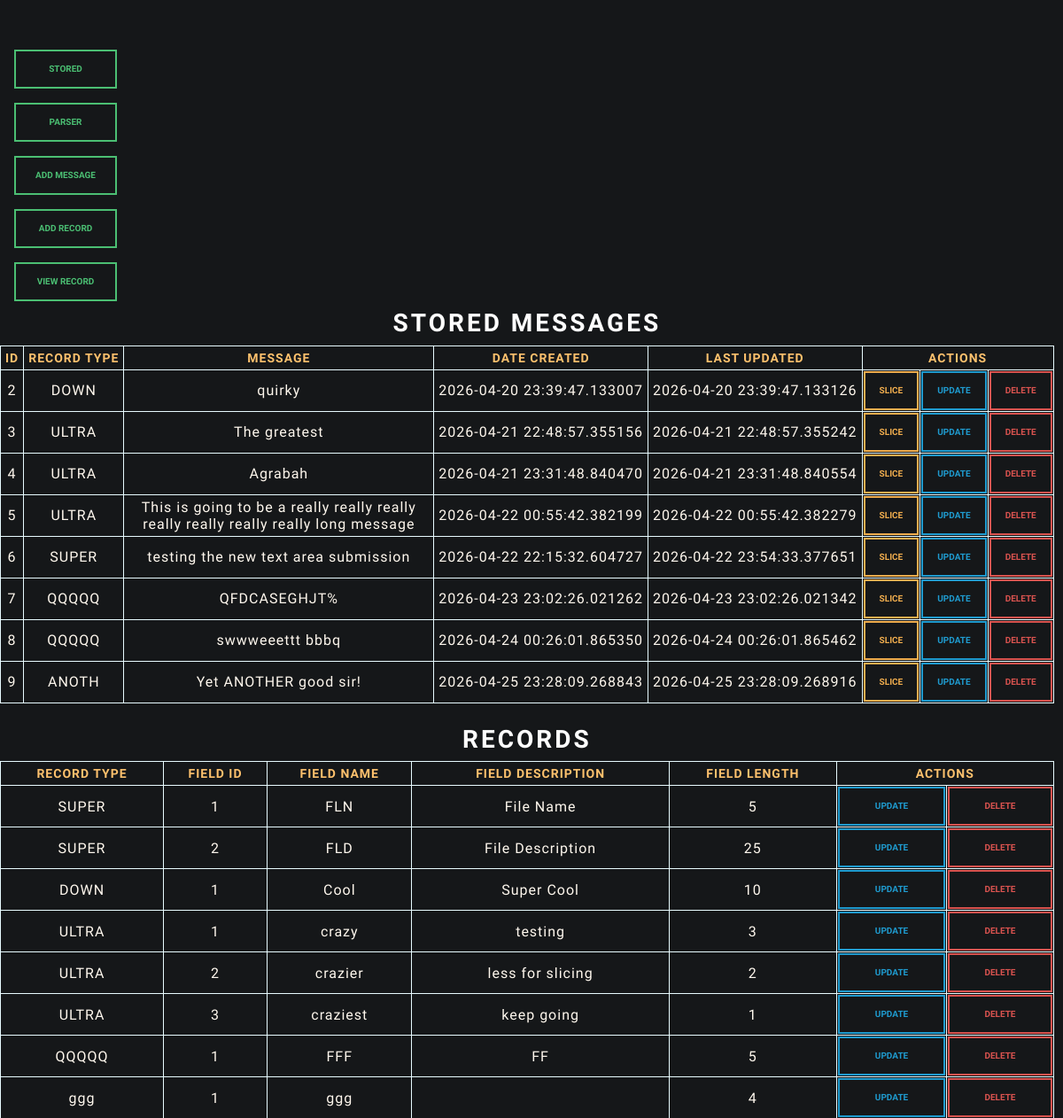
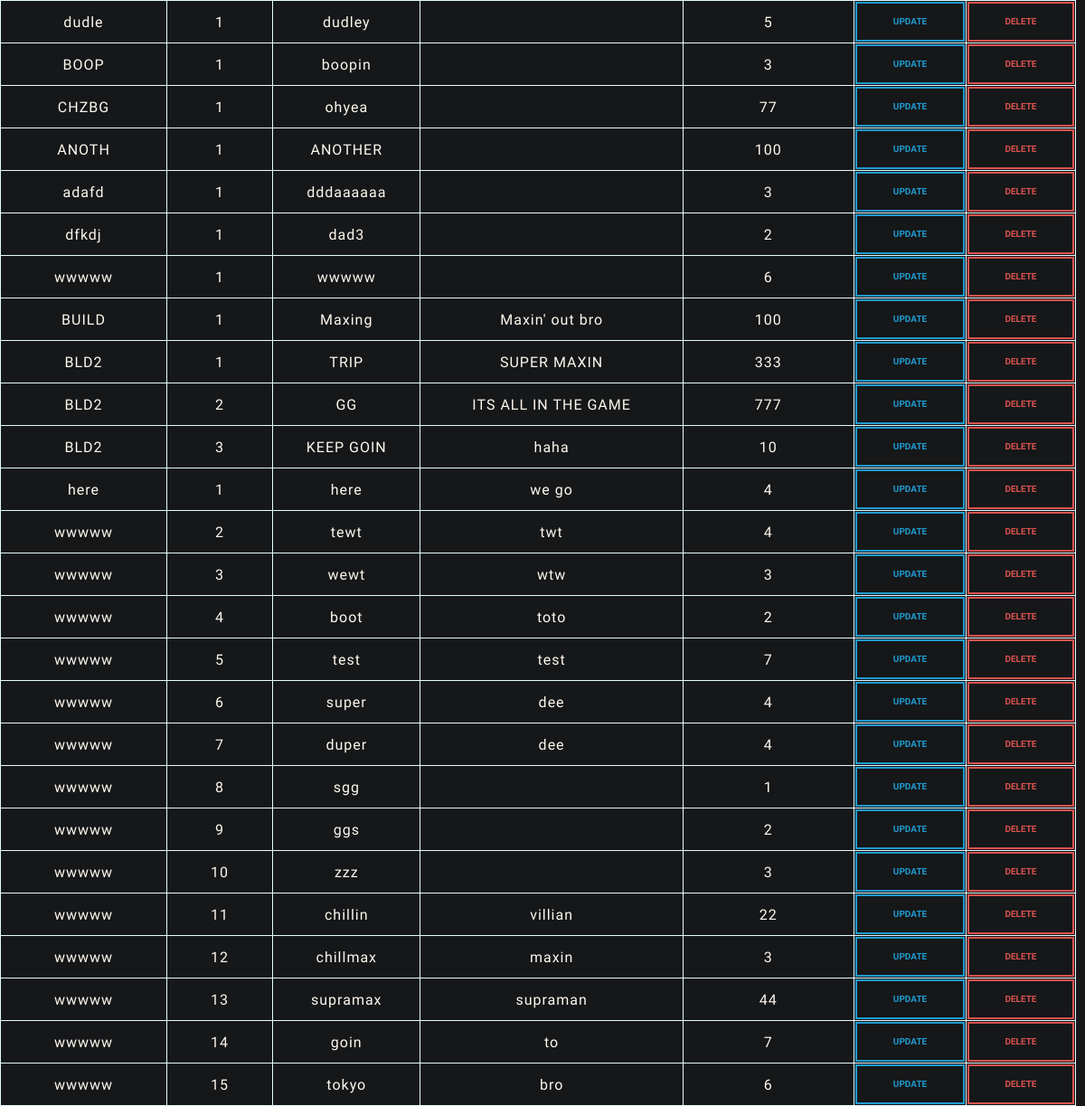
The page / on the database its author committed (2 pictures, top to bottom).
### app.py (models this page shows, shortened)
class Message(db.Model):
    __tablename__ = "messages"
    id = db.Column(db.Integer, primary_key=True)
    record_type = db.Column(db.String(5), db.ForeignKey('records.record_type', name='fk_record_record_type'))
    message = db.Column(db.String(300), unique=False, nullable=False)
    date_created = db.Column(db.DateTime, nullable=False, default=datetime.now())
    last_updated = db.Column(db.DateTime, default=datetime.now())

class Record(db.Model):
    __tablename__ = "records"
    record_type = db.Column(db.String(5), primary_key=True)
    field_id = db.Column(db.Integer, primary_key=True)
    field_name = db.Column(db.String(25))
    field_description = db.Column(db.String(75))
    field_length = db.Column(db.Integer)

### app.py (the view)
@app.route('/')
def index():
    messages = Message.query.all()
    records = Record.query.all()
    return render_template('index.html', messages=messages, records=records)

### templates/index.html (shortened to what this page needs)
<html>
    <head>
        <link rel="stylesheet" href="{{ url_for('static', filename='bootstrap.min.css')}}" />
        <link rel="stylesheet" href="{{ url_for('static', filename='style.css')}}" />
    </head>
    <body>
        <div class="containter text-center">
            <div class="row">
                <div class="col-2 d-flex justify-content-center">
                    <nav class="nav flex-column w-100 ms-auto">
                        {% include 'nav.html' %}
                    </nav>
                </div>
                    <div class="col-md-auto">
                        <h2>Stored Messages</h2>
                    <table>
                        <thead>
                            <th>ID</th>
                            <th>Record Type</th>
                            <th>Message</th>
                            <th>Date Created</th>
                            <th>Last Updated</th>
                            <th colspan="3">Actions</th>
                        </thead>
                        <tbody>
                        {% for data in messages %}
                            <tr>
                            <td>{{data.id}}</td>
                            <td>{{data.record_type}}</td>
                            <td class="message">{{data.message}}</td>
                            <td class="time">{{data.date_created}}</td>
                            <td class="time">{{data.last_updated}}</td>
                            <td><a href="/slicer/{{data.id}}"><button type="button" class="btn btn-outline-warning btn-sm">Slice</button></a></td>
                            <td><a href="/update/{{data.id}}"><button type="button" class="btn btn-outline-info btn-sm">Update</button></a></td>
                            <td><a href="/delete/{{data.id}}"><button type="button" class="btn btn-outline-danger btn-sm">Delete</button></a></td>
                            </tr>
                        {% endfor %}
                        </tbody>
                    </table>
                    <br />
                        <h2>Records</h2>
                    <table>
                        <thead>
                            <th>Record Type</th>
                            <th>Field ID</th>
                            <th>Field Name</th>
                            <th>Field Description</th>
                            <th>Field Length</th>
                            <th colspan="2">Actions</th>
                        </thead>
                        <tbody>
                        {% for data in records %}
                            <tr>
                            <td>{{data.record_type}}</td>
                            <td>{{data.field_id}}</td>
                            <td>{{data.field_name}}</td>
                            <td>{{data.field_description}}</td>
                            <td>{{data.field_length}}</td>
                            <td><a href="/update_field/{{data.record_type}}/{{data.field_id}}"><button type="button" class="btn btn-outline-info btn-sm">Update</button></a></td>
                            <td><a href="/delete/{{data.record_type}}/{{data.field_id}}"><button type="button" class="btn btn-outline-danger btn-sm">Delete</button></a></td>
                            </tr>
                        {% endfor %}
                        </tbody>
                    </table>
                    </div>
            </div>
        </div>
    </body>
</html>

### static/style.css (style rules this page uses)
body { background-color: #151719; }
h2 { color: #FFFFFF; }
table { border-width: 1px; border-style: solid; border-color: #E8FBFF; border-collapse: collapse; min-width: 800px; width: 100%; }
th { color: #fdc16d; border-width: 1px; border-style: solid; border-color: #E8FBFF; text-align: center; padding: 5px; }
td { color: #FFF8EE; border-width: 1px; border-style: solid; border-color: #E8FBFF; text-align: center; text-wrap: pretty; word-wrap: break-word; max-width: 350px; height: 47px; }
td.time { padding: 5px; }
a { color: lightgreen; width: 100%; height: 100%; }
button { height: 100%; width: 100% }

### rows shown on the page
Message: id "2", record_type "DOWN", message "quirky", date_created "2026-04-20 23:39:47.133007", last_updated "2026-04-20 23:39:47.133126"
Message: id "3", record_type "ULTRA", message "The greatest", date_created "2026-04-21 22:48:57.355156", last_updated "2026-04-21 22:48:57.355242"
Message: id "4", record_type "ULTRA", message "Agrabah", date_created "2026-04-21 23:31:48.840470", last_updated "2026-04-21 23:31:48.840554"
Message: id "5", record_type "ULTRA", message "This is going to be a really really really really really really really long message", date_created "2026-04-22 00:55:42.382199", last_updated "2026-04-22 00:55:42.382279"
Message: id "6", record_type "SUPER", message "testing the new text area submission", date_created "2026-04-22 22:15:32.604727", last_updated "2026-04-22 23:54:33.377651"
Message: id "7", record_type "QQQQQ", message "QFDCASEGHJT%", date_created "2026-04-23 23:02:26.021262", last_updated "2026-04-23 23:02:26.021342"
Message: id "8", record_type "QQQQQ", message "swwweeettt bbbq", date_created "2026-04-24 00:26:01.865350", last_updated "2026-04-24 00:26:01.865462"
Message: id "9", record_type "ANOTH", message "Yet ANOTHER good sir!", date_created "2026-04-25 23:28:09.268843", last_updated "2026-04-25 23:28:09.268916"
Record: record_type "SUPER", field_id "1", field_name "FLN", field_description "File Name", field_length "5"
Record: record_type "SUPER", field_id "2", field_name "FLD", field_description "File Description", field_length "25"
Record: record_type "DOWN", field_id "1", field_name "Cool", field_description "Super Cool", field_length "10"
Record: record_type "ULTRA", field_id "1", field_name "crazy", field_description "testing", field_length "3"
Record: record_type "ULTRA", field_id "2", field_name "crazier", field_description "less for slicing", field_length "2"
Record: record_type "ULTRA", field_id "3", field_name "craziest", field_description "keep going", field_length "1"
Record: record_type "QQQQQ", field_id "1", field_name "FFF", field_description "FF", field_length "5"
Record: record_type "ggg", field_id "1", field_name "ggg", field_length "4"
Record: record_type "dudle", field_id "1", field_name "dudley", field_length "5"
Record: record_type "BOOP", field_id "1", field_name "boopin", field_length "3"
Record: record_type "CHZBG", field_id "1", field_name "ohyea", field_length "77"
Record: record_type "ANOTH", field_id "1", field_name "ANOTHER", field_length "100"
Record: record_type "adafd", field_id "1", field_name "dddaaaaaa", field_length "3"
Record: record_type "dfkdj", field_id "1", field_name "dad3", field_length "2"
Record: record_type "wwwww", field_id "1", field_name "wwwww", field_length "6"
Record: record_type "BUILD", field_id "1", field_name "Maxing", field_description "Maxin' out bro", field_length "100"
Record: record_type "BLD2", field_id "1", field_name "TRIP", field_description "SUPER MAXIN", field_length "333"
Record: record_type "BLD2", field_id "2", field_name "GG", field_description "ITS ALL IN THE GAME", field_length "777"
Record: record_type "BLD2", field_id "3", field_name "KEEP GOIN", field_description "haha", field_length "10"
Record: record_type "here", field_id "1", field_name "here", field_description "we go", field_length "4"
Record: record_type "wwwww", field_id "2", field_name "tewt", field_description "twt", field_length "4"
Record: record_type "wwwww", field_id "3", field_name "wewt", field_description "wtw", field_length "3"
Record: record_type "wwwww", field_id "4", field_name "boot", field_description "toto", field_length "2"
Record: record_type "wwwww", field_id "5", field_name "test", field_description "test", field_length "7"
Record: record_type "wwwww", field_id "6", field_name "super", field_description "dee", field_length "4"
Record: record_type "wwwww", field_id "7", field_name "duper", field_description "dee", field_length "4"
Record: record_type "wwwww", field_id "8", field_name "sgg", field_length "1"
Record: record_type "wwwww", field_id "9", field_name "ggs", field_length "2"
Record: record_type "wwwww", field_id "10", field_name "zzz", field_length "3"
Record: record_type "wwwww", field_id "11", field_name "chillin", field_description "villian", field_length "22"
Record: record_type "wwwww", field_id "12", field_name "chillmax", field_description "maxin", field_length "3"
Record: record_type "wwwww", field_id "13", field_name "supramax", field_description "supraman", field_length "44"
Record: record_type "wwwww", field_id "14", field_name "goin", field_description "to", field_length "7"
Record: record_type "wwwww", field_id "15", field_name "tokyo", field_description "bro", field_length "6"
